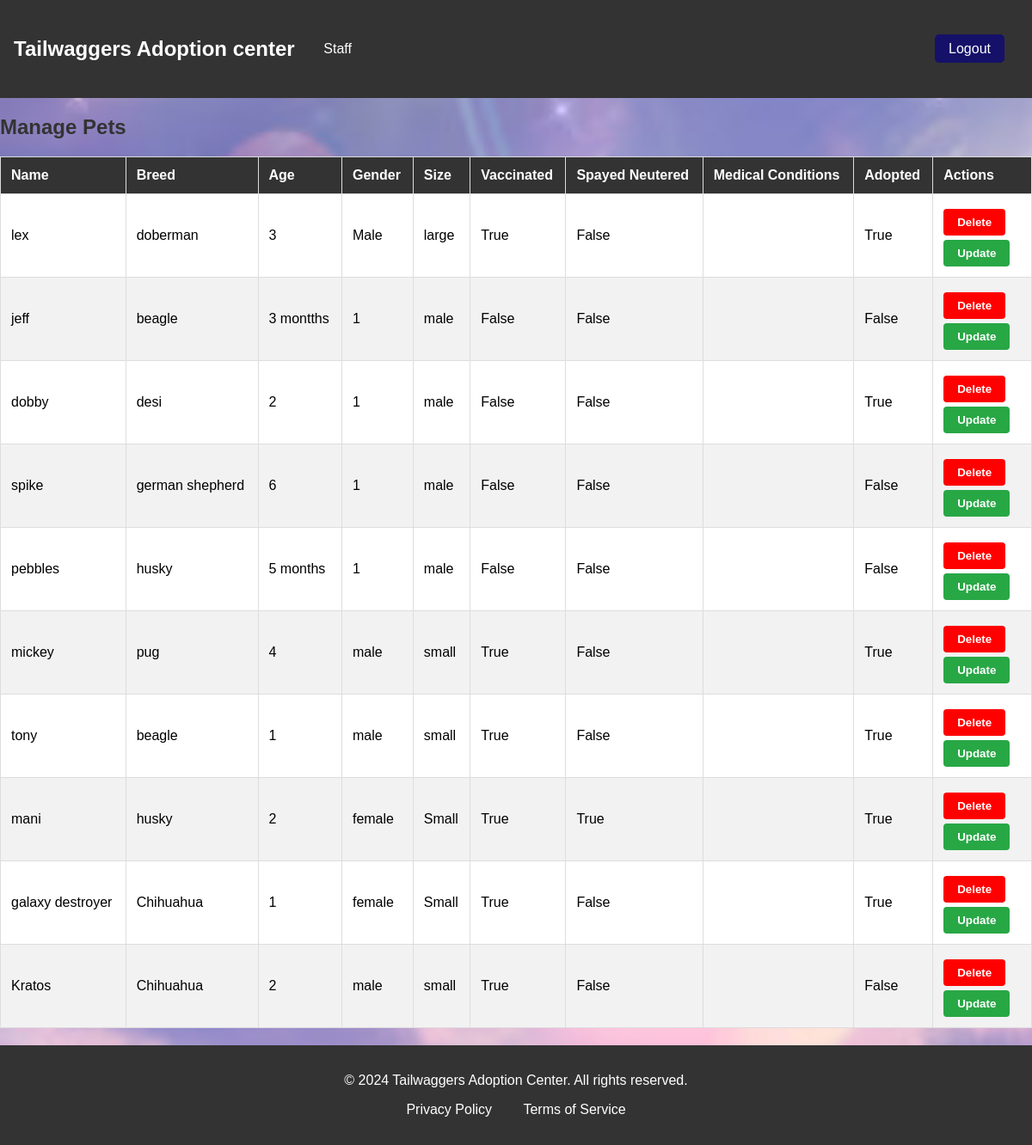
The app's page /manage_pets (signed in), older data.
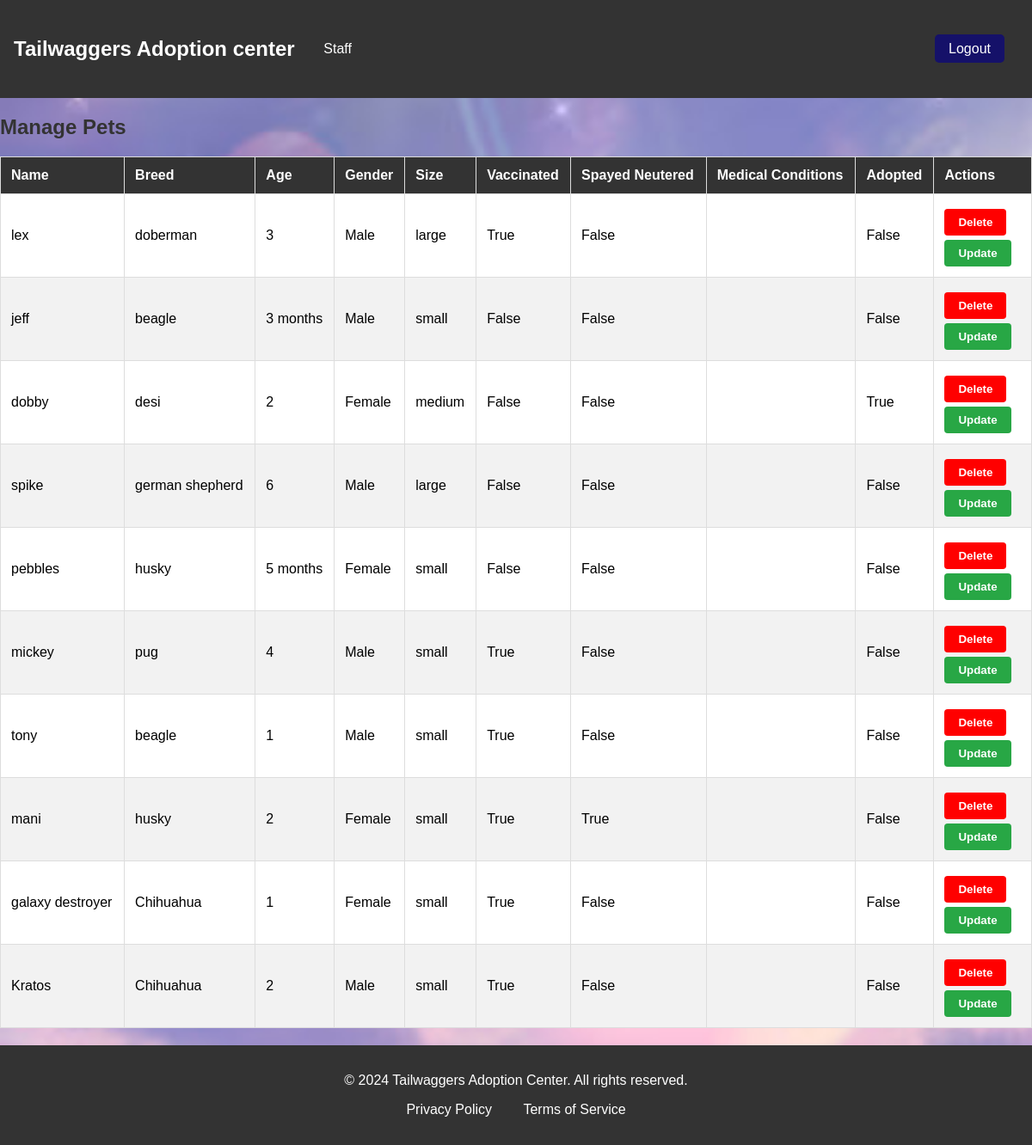
The same page, newer data.
### webpage/models.py (models this page shows, shortened)
class pet(models.Model):
    SIZE_CHOICES = [ ('small', 'Small'), ('medium', 'Medium'), ('large', 'Large'), ]
    GENDER_CHOICES =[("female","Female"),("male","Male")]
    name=models.CharField(max_length=50)
    age=models.CharField(max_length=20)
    breed=models.ForeignKey(breed,on_delete=models.CASCADE,default=1)
    gender=models.CharField(max_length=10,choices=GENDER_CHOICES ,default='male')
    description = models.TextField(max_length=300,blank=True)
    size = models.CharField(max_length=10, choices=SIZE_CHOICES, default='medium')
    vaccinations = models.BooleanField(default=False)
    spayed_neutered = models.BooleanField(default=False)
    medical_conditions = models.CharField(max_length=100, blank=True)
    image=models.ImageField(upload_to=("upload/image/"))
    is_adopted=models.BooleanField(default=False)
    class Meta:
        permissions = [("can_add_pet","can add pet")]

class breed(models.Model):
    ACTIVITY_LEVEL_CHOICES = [ ('low', 'Low'), ('medium', 'Medium'), ('high', 'High'), ]
    SIZE_CHOICES = [ ('small', 'Small'), ('medium', 'Medium'), ('large', 'Large'), ]
    name = models.CharField(max_length=50)
    good_with_kids = models.BooleanField(default=False)
    low_shedding =models.BooleanField(default=False)
    first_time_owner = models.BooleanField(default=False)
    Guard_dog = models.BooleanField(default=False)
    athletic = models.BooleanField(default=False)
    first_time_owner = models.BooleanField(default=False)
    activity_level = models.CharField(max_length=10, choices=ACTIVITY_LEVEL_CHOICES, default='medium')
    size = models.CharField(max_length=10, choices=SIZE_CHOICES, default='medium')

### webpage/views.py (the view)
# urls.py: path('manage_pets',views.manage_pets, name="manage_pets"),
@user_passes_test(lambda u: u.is_staff)
def manage_pets(request):
    pets = pet.objects.all()
    if request.method == 'POST':
        pet_id = request.POST.get('pet_id')
        pet_to_delete = pet.objects.get(id=pet_id)
        pet_to_delete.delete()
        messages.success(request, "Pet deleted successfully!")
        return redirect('manage_pets')
    return render(request, "manage_pets.html", {"pets": pets,})

### webpage/templates/manage_pets.html (shortened to what this page needs)
{% extends 'base.html'%}
{% block content%}
<h2>Manage Pets</h2>
<table>
    <thead>
        <tr>
            <th>Name</th>
            <th>Breed</th>
            <th>Age</th>
            <th>Gender</th>
            <th>Size</th>
            <th>Vaccinated</th>
            <th>Spayed Neutered</th>
            <th>Medical Conditions</th>
            <th>Adopted</th>
            <th>Actions</th>
        </tr>
    </thead>
    <tbody>
        {% for pet in pets %}
        <tr>
            <td>{{ pet.name }}</td>
            <td>{{ pet.breed.name }}</td>
            <td>{{ pet.age }}</td>
            <td>{{ pet.gender }}</td>
            <td>{{ pet.size }}</td>
            <td>{{ pet.vaccinations }}</td>
            <td>{{ pet.spayed_neutered }}</td>
            <td>{{ pet.medical_conditions }}</td>
            <td>{{ pet.is_adopted }}</td>
            <td> <form method="POST">
                <button type="submit" class="delete-btn">Delete</button>
            </form>
            <a href="{% url 'update_pet' pet.id %}">
                <button type="submit" class="update-btn">Update</button>
            </a>
        </td>
    </tr>
    {% endfor %}
</tbody>
</table>
{% endblock%}

Row changes from the older to the newer data that the page shows:
changed pet "lex": is_adopted "True" → "False"
changed pet "jeff": age "3 montths" → "3 months"; gender "1" → "Male"; size "male" → "small"
changed pet "dobby": gender "1" → "Female"; size "male" → "medium"
changed pet "spike": gender "1" → "Male"; size "male" → "large"
changed pet "pebbles": gender "1" → "Female"; size "male" → "small"
changed pet "mickey": gender "male" → "Male"; is_adopted "True" → "False"
changed pet "tony": gender "male" → "Male"; is_adopted "True" → "False"
changed pet "mani": gender "female" → "Female"; size "Small" → "small"; is_adopted "True" → "False"
changed pet "galaxy destroyer": gender "female" → "Female"; size "Small" → "small"; is_adopted "True" → "False"
changed pet "Kratos": gender "male" → "Male"
